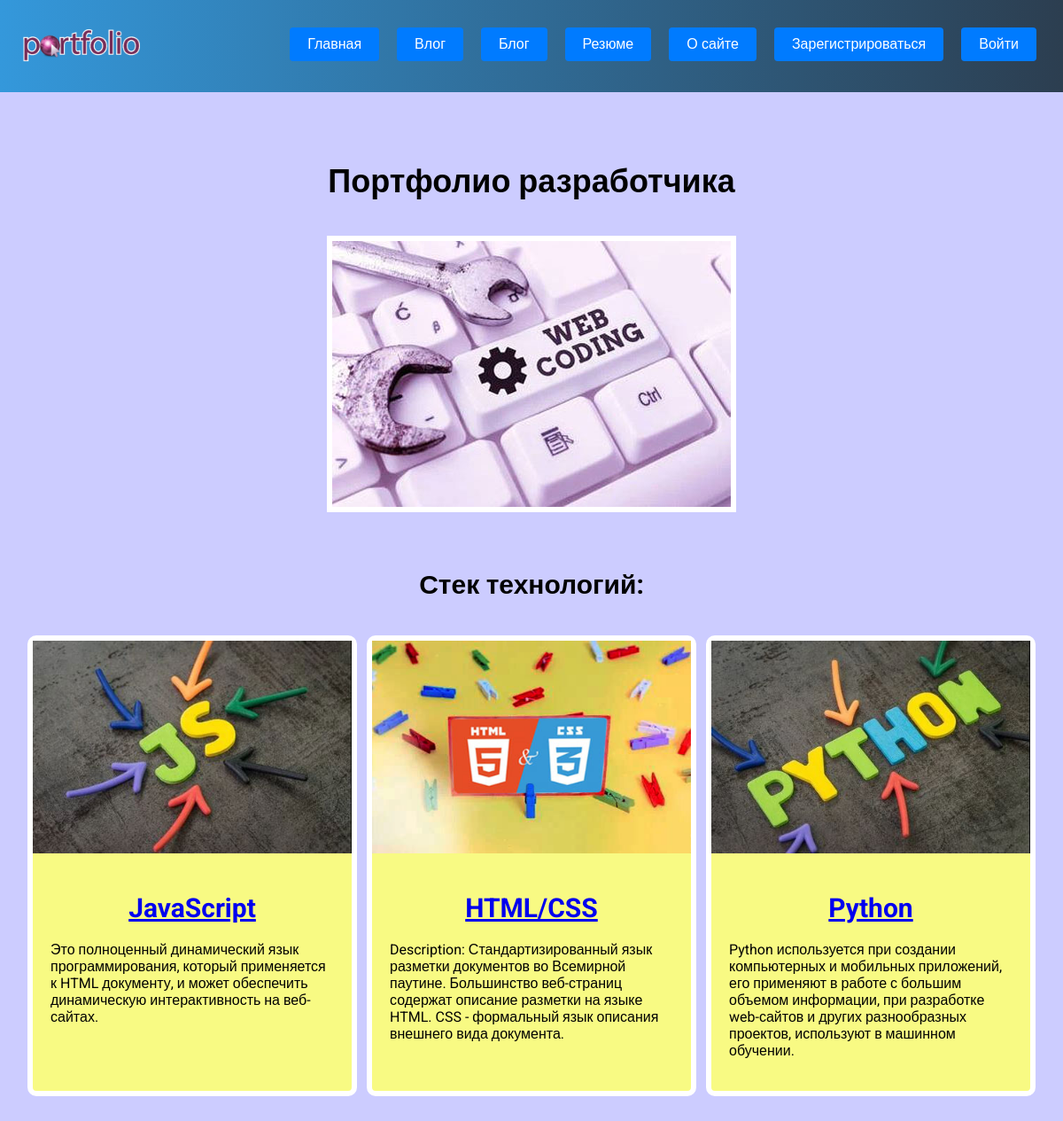
The page / on the database its author committed.
### skills/models.py (models this page shows, shortened)
class Skills(models.Model):
    title = models.CharField(max_length=100)
    description = models.CharField(max_length=250)
    image = models.ImageField(upload_to='skills/images/')
    url = models.URLField(blank=True)

### skills/views.py (the view)
# urls.py: path('', views.index, name='index'),
def index(request):
    projects = Skills.objects.all()
    return render(request, 'skills/index.html', {"projects": projects})

### skills/templates/skills/index.html
{% extends 'skills/base.html' %}
{% load static %}
{% block content %}
<h1>Портфолио разработчика</h1>
<div class="img">
    <img src="{% static 'skills/wc.jpg' %}" alt="">
</div>
<h2>Стек технологий:</h2>
<div class="block">
    {% for project in projects %}
    <div class="element">
        <div>
            <img src="{{ project.image.url }}" alt="">
        </div>
        <div class="text">
            <h2><a href="{{ project.url }}" target="_blank">{{ project.title }}</a></h2>
            <p>{{ project.description }}</p>
        </div>
    </div>
    {% endfor %}
</div>
{% endblock %}

### skills/static/css/style.css (style rules this page uses)
body { background: #CCCCFF; padding: 0; margin: 0; font-family: "Roboto", sans-serif; }
.block { display: flex; flex-wrap: wrap; justify-content: space-evenly; margin-bottom: 60px; }
.text { width: 360px; padding: 20px; box-sizing: border-box; }
.element { border-radius: 10px; }
.element, .count { background: rgb(248, 250, 131); border: 6px solid #FFF; margin: 20px 0; }
.block img { max-width: 360px; }
.content h1 { text-align: center; margin: 60px 0 40px; font-size: 36px; }
.img + h2, .text h2 { text-align: center; margin: 20px 0; font-size: 30px; }
.img { text-align: center; margin-bottom: 60px; }
.img img { border: 6px solid #FFF; }

### rows shown on the page
Skills: image (picture), title "JavaScript", description "Это полноценный динамический язык программирования, который применяется к HTML документу, и может обеспечить динамическую интерактивность на веб-сайтах."
Skills: image (picture), title "HTML/CSS", description "Description: Стандартизированный язык разметки документов во Всемирной паутине. Большинство веб-страниц содержат описание разметки на языке HTML. CSS - формальный язык описания внешнего вида документа."
Skills: image (picture), title "Python", description "Python используется при создании компьютерных и мобильных приложений, его применяют в работе с большим объемом информации, при разработке web-сайтов и других разнообразных проектов, используют в машинном обучении."
